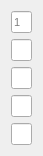
      <widget class="QWidget" name="layoutWidget_3">
       <property name="geometry">
        <rect>
         <x>398</x>
         <y>60</y>
         <width>31</width>
         <height>155</height>
        </rect>
       </property>
       <property name="font">
        <font>
         <pointsize>8</pointsize>
        </font>
       </property>
       <layout class="QVBoxLayout" name="verticalLayout_3">
        <item>
         <widget class="QLineEdit" name="FPR1">
          <property name="font">
           <font>
            <pointsize>8</pointsize>
           </font>
          </property>
          <property name="placeholderText">
           <string>1</string>
          </property>
         </widget>
        </item>
        <item>
         <widget class="QLineEdit" name="FPR2">
          <property name="font">
           <font>
            <pointsize>8</pointsize>
           </font>
          </property>
         </widget>
        </item>
        <item>
         <widget class="QLineEdit" name="FPR3">
          <property name="font">
           <font>
            <pointsize>8</pointsize>
           </font>
          </property>
         </widget>
        </item>
        <item>
         <widget class="QLineEdit" name="FPR4">
          <property name="font">
           <font>
            <pointsize>8</pointsize>
           </font>
          </property>
         </widget>
        </item>
        <item>
         <widget class="QLineEdit" name="FPR5">
          <property name="font">
           <font>
            <pointsize>8</pointsize>
           </font>
          </property>
         </widget>
        </item>
       </layout>
      </widget>
